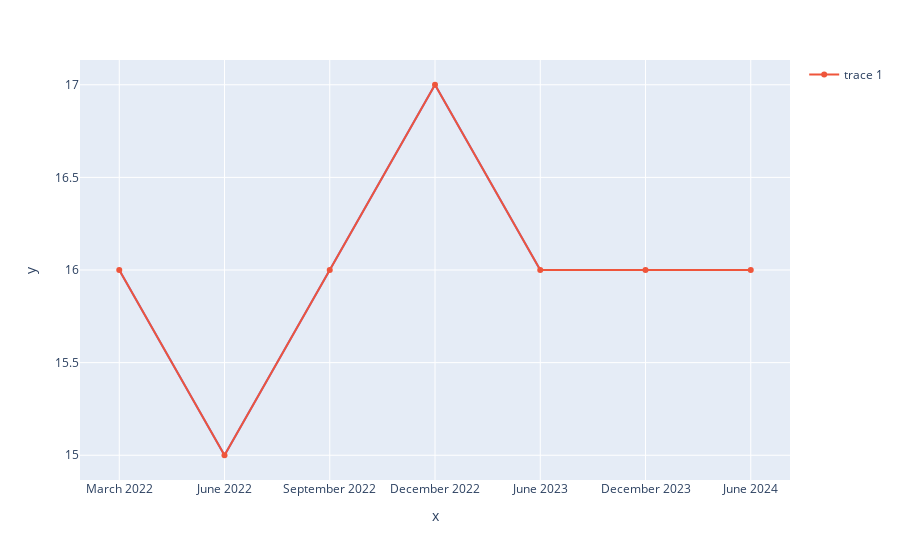

This figure's notebook cell:
### Code cell
# time taken to move from 0 to 100% adoption
import plotly.express as px
import plotly.graph_objects as go

df = subset.iloc[3,1:][::-1][2:]
fig = px.line(x=df.index, y=df.values)
fig.add_trace(go.Scatter(x=df.index, y=df.values,
                    mode='lines+markers'))
fig.show()

### Figure 1 — Plotly figure (JSON) as saved in the notebook; plotly's stock layout.template omitted (floating-point values rounded to 4 significant figures)
{"data": [{"hovertemplate": "x=%{x}<br>y=%{y}<extra></extra>", "legendgroup": "", "line": {"color": "#636efa", "dash": "solid"}, "marker": {"symbol": "circle"}, "mode": "lines", "name": "", "orientation": "v", "showlegend": false, "type": "scatter", "x": ["March 2022", "June 2022", "September 2022", "December 2022", "June 2023", "December 2023", "June 2024"], "xaxis": "x", "y": [16, 15, 16, 17, 16, 16, 16], "yaxis": "y"}, {"mode": "lines+markers", "type": "scatter", "x": ["March 2022", "June 2022", "September 2022", "December 2022", "June 2023", "December 2023", "June 2024"], "y": [16, 15, 16, 17, 16, 16, 16]}], "layout": {"legend": {"tracegroupgap": 0}, "margin": {"t": 60}, "xaxis": {"anchor": "y", "domain": [0, 1], "title": {"text": "x"}}, "yaxis": {"anchor": "x", "domain": [0, 1], "title": {"text": "y"}}}}
